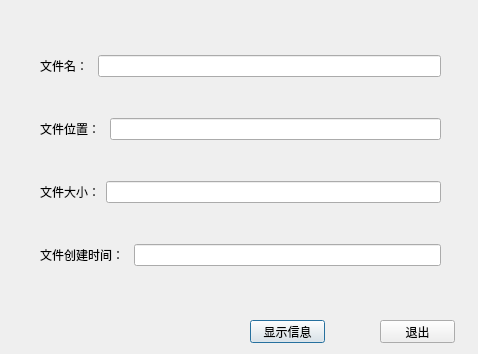
<?xml version="1.0" encoding="UTF-8"?>
<ui version="4.0">
 <class>fileinfo</class>
 <widget class="QDialog" name="fileinfo">
  <property name="geometry">
   <rect>
    <x>0</x>
    <y>0</y>
    <width>478</width>
    <height>354</height>
   </rect>
  </property>
  <property name="windowTitle">
   <string>Dialog</string>
  </property>
  <widget class="QPushButton" name="showinfo">
   <property name="geometry">
    <rect>
     <x>250</x>
     <y>320</y>
     <width>75</width>
     <height>23</height>
    </rect>
   </property>
   <property name="text">
    <string>显示信息</string>
   </property>
  </widget>
  <widget class="QPushButton" name="pushButton_2">
   <property name="geometry">
    <rect>
     <x>380</x>
     <y>320</y>
     <width>75</width>
     <height>23</height>
    </rect>
   </property>
   <property name="text">
    <string>退出</string>
   </property>
  </widget>
  <widget class="QWidget" name="">
   <property name="geometry">
    <rect>
     <x>40</x>
     <y>20</y>
     <width>401</width>
     <height>281</height>
    </rect>
   </property>
   <layout class="QVBoxLayout" name="verticalLayout">
    <item>
     <layout class="QHBoxLayout" name="horizontalLayout_2">
      <item>
       <widget class="QLabel" name="label">
        <property name="text">
         <string>文件名： </string>
        </property>
       </widget>
      </item>
      <item>
       <widget class="QLineEdit" name="fileName"/>
      </item>
     </layout>
    </item>
    <item>
     <layout class="QHBoxLayout" name="horizontalLayout_3">
      <item>
       <widget class="QLabel" name="label_2">
        <property name="text">
         <string>文件位置： </string>
        </property>
       </widget>
      </item>
      <item>
       <widget class="QLineEdit" name="filePlace"/>
      </item>
     </layout>
    </item>
    <item>
     <layout class="QHBoxLayout" name="horizontalLayout_4">
      <item>
       <widget class="QLabel" name="label_3">
        <property name="text">
         <string>文件大小：</string>
        </property>
       </widget>
      </item>
      <item>
       <widget class="QLineEdit" name="fileSize"/>
      </item>
     </layout>
    </item>
    <item>
     <layout class="QHBoxLayout" name="horizontalLayout_5">
      <item>
       <widget class="QLabel" name="label_4">
        <property name="text">
         <string>文件创建时间： </string>
        </property>
       </widget>
      </item>
      <item>
       <widget class="QLineEdit" name="fileCreateTime"/>
      </item>
     </layout>
    </item>
   </layout>
  </widget>
 </widget>
 <resources/>
 <connections/>
</ui>
